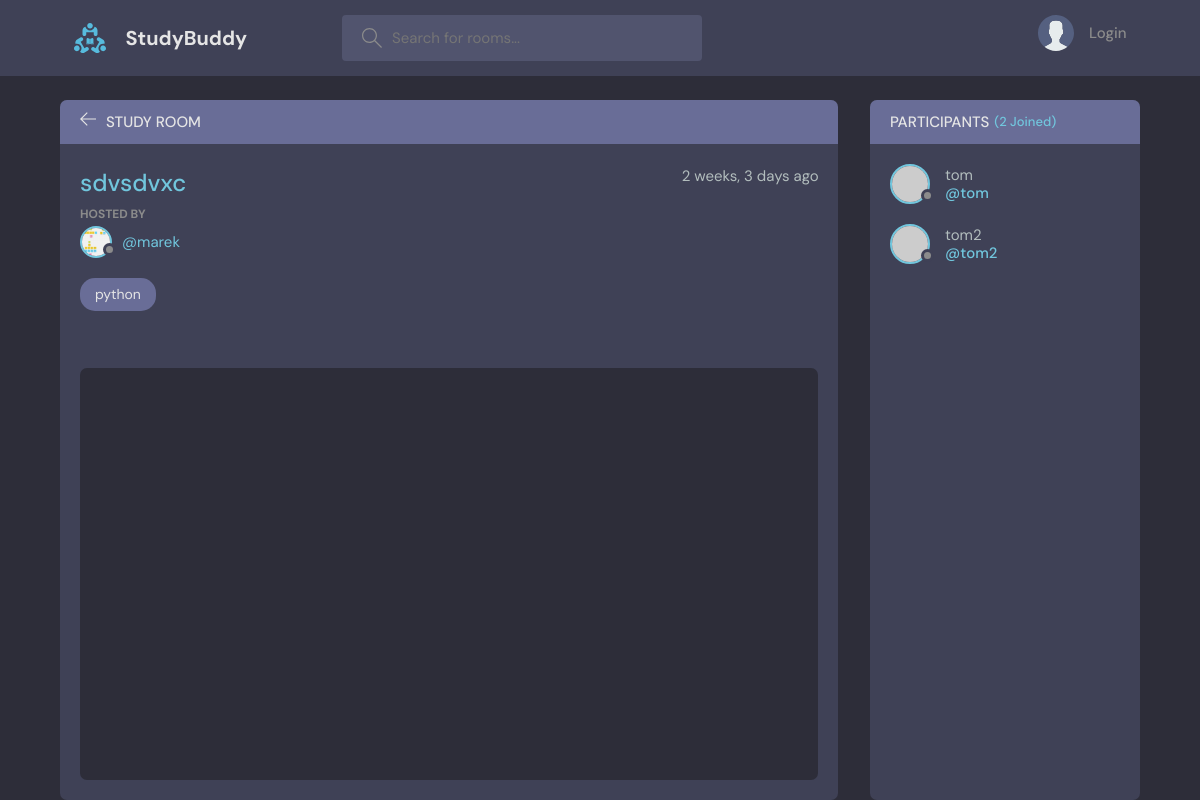
Page /room/2/ on the committed database.
### base/models.py (models this page shows, shortened)
class Room(models.Model):
    host = models.ForeignKey(User, on_delete=models.SET_NULL, null=True)
    topic = models.ForeignKey(Topic, on_delete=models.SET_NULL, null=True)
    name = models.CharField(max_length =200)
    description = models.TextField(null=True, blank=True)
    participants = models.ManyToManyField(User, related_name='participants', blank=True)
    updated = models.DateTimeField(auto_now=True)
    created = models.DateTimeField(auto_now_add=True)
    class Meta:
        ordering = ['-updated', 'created']

class User(AbstractUser):
    name = models.CharField(max_length = 200, null=True)
    email = models.EmailField(unique=True, null=True)
    bio = models.TextField(null=True)
    avatar = models.ImageField(null=True, default="avatar.svg")
    USERNAME_FIELD = 'email'
    REQUIRED_FIELDS = []

class Topic(models.Model):
    name = models.CharField(max_length=200)
    def __str__(self):
        return self.name

### base/views.py (the view, shortened to what this page needs)
# urls.py: path('room/<str:pk>/', views.room, name = "room-detail"),
def room(request, pk):
    room=Room.objects.get(id=pk)
    room_messages = room.message_set.all().order_by('-created')
    room_participants = room.participants.all()
    context={'room':room, 'room_messages':room_messages, 'participants':room_participants}
    return render(request,'base/room.html', context)

### base/templates/base/room.html (shortened to what this page needs)
{% extends 'main.html' %}
{% block content %}
    <main class="profile-page layout layout--2">
      <div class="container">
        <div class="room">
          <div class="room__top">
            <div class="room__topLeft">
              <a href="{% url 'home' %}">
                <svg version="1.1" xmlns="http://www.w3.org/2000/svg" width="32" height="32" viewBox="0 0 32 32">
                  <title>arrow-left</title>
                  <path
                    d="M13.723 2.286l-13.723 13.714 13.719 13.714 1.616-1.611-10.96-10.96h27.625v-2.286h-27.625l10.965-10.965-1.616-1.607z"
                  ></path>
                </svg>
              </a>
              <h3>Study Room</h3>
            </div>
          </div>
          <div class="room__box scroll">
            <div class="room__header scroll">
              <div class="room__info">
                <h3>{{room.name}}</h3>
                <span>{{room.created|timesince}} ago</span>
              </div>
              <div class="room__hosted">
                <p>Hosted By</p>
                <a href="{%url 'user-profile' room.host.id %}" class="room__author">
                  <div class="avatar avatar--small">
                    <img src="{{room.host.avatar.url}}" />
                  </div>
                  <span>@{{room.host.username}}</span>
                </a>
              </div>
              <span class="room__topics">{{room.topic}}</span>
            </div>
            <div class="room__conversation">
              <div class="threads scroll">
              </div>
            </div>
          </div>
        </div>
        <div class="participants">
            <h3 class="participants__top">Participants <span>({{participants.count}} Joined)</span></h3>
            <div class="participants__list scroll">
              {% for participant in participants %}
                <a href="{% url 'user-profile' participant.id %}" class="participant">
                  <div class="avatar avatar--medium">
                    <img src="https://randomuser.me/api/portraits/men/37.jpg" />
                  </div>
                  <p>
                    {{participant.username}}
                    <span>@{{participant.username}}</span>
                  </p>
                </a>
              {% endfor %}
            </div>
        </div>
      </div>
    </main>
{% endblock%}

### static/styles/style.css (style rules this page uses)
:root { --color-main: #71c6dd; --color-main-light: #e1f6fb; --color-dark: #3f4156; --color-dark-medium: #51546e; --color-dark-light: #696d97; --color-light: #e5e5e5; --color-gray: #8b8b8b; --color-light-gray: #b2bdbd; --color-bg: #2d2d39; --color-success: #5dd693; --color-error: #fc4b0b; }
* { font-family: "DM Sans", -apple-system, BlinkMacSystemFont, "Segoe UI", Roboto, Oxygen, Ubuntu, Cantarell, "Open Sans", "Helvetica Neue", sans-serif; margin: 0; padding: 0; box-sizing: border-box; text-rendering: optimizeLegibility; font-size: inherit; }
html { font-size: 56.25%; }
@media only screen and (min-width: 1200px) { html { font-size: 62.5%; } }
body { line-height: 1.6; font-weight: 400; font-size: 1.5rem; color: var(--color-light-gray); background-color: var(--color-bg); min-height: 100vh; }
img { width: 100%; }
a { display: inline-block; color: var(--color-main); text-decoration: none; }
.container { max-width: 120rem; width: 90%; margin: auto; }
.avatar { position: relative; display: inline-block; border-radius: 50%; border: 2px solid var(--color-main); }
.avatar img { display: block; border-radius: 50%; object-fit: cover; object-position: center; }
.avatar::after { content: ""; display: block; position: absolute; background-color: var(--color-gray); z-index: 111; border-radius: 50%; border: 0.3rem solid var(--color-dark); }
.avatar.avatar--small img { width: 2.8rem; height: 2.8rem; }
.avatar.avatar--small:after { width: 0.7rem; height: 0.7rem; bottom: 0px; right: -6px; }
.avatar.avatar--medium img { width: 3.6rem; height: 3.6rem; border-radius: 50%; }
.avatar.avatar--medium:after { width: 0.7rem; height: 0.7rem; bottom: 0px; right: -6px; }
.layout { margin-top: 2.4rem; }
.layout > .container { display: flex; justify-content: space-between; align-items: flex-start; }
.layout--2 > .container > div:first-child { flex-basis: 72%; }
.layout--2 > .container > div:last-child { flex-basis: 25%; }
.room, .participants { background: var(--color-dark); max-height: 87.5vh; border-radius: 0.7rem; overflow: hidden; position: relative; }
.room__top, .participants__top { background: var(--color-dark-light); display: flex; justify-content: space-between; align-items: center; padding: 1rem 2rem; position: relative; }
.room__top svg, .thread__top svg { width: 1.6rem; height: 1.6rem; fill: var(--color-light); cursor: pointer; }
.room__topLeft { display: flex; align-items: flex-end; gap: 1rem; }
.room__topLeft h3, .participants__top { text-transform: uppercase; font-weight: 500; color: var(--color-light); }
.room__topLeft svg { width: 1.6rem; height: 1.6rem; fill: var(--color-light); }
.room__header { max-height: 30vh; overflow-y: auto; position: absolute; width: 95%; background: var(--color-dark); z-index: 999; top: 4.4rem; padding-top: 2rem; padding-bottom: 1rem; }
.room__box { padding-left: 2rem; padding-right: 2rem; height: 80.5vh; padding-bottom: 0; }
.room__info { display: flex; justify-content: space-between; }
.room__info h3 { font-size: 2.4rem; font-weight: 500; color: var(--color-main); }
.room__hosted p { text-transform: uppercase; color: var(--color-gray); font-size: 1.2rem; font-weight: 700; line-height: 2; }
.room__author { display: flex; gap: 1rem; align-items: center; margin-bottom: 1rem; transition: all 0.3s ease-in-out; }
.room__topics { padding: 0.5rem 1.5rem; background: var(--color-dark-light); color: var(--color-light); display: inline-block; font-size: 1.4rem; border-radius: 1.5rem; margin: 1rem 0; }
.room__conversation { margin-top: 1rem; margin-bottom: 4rem; height: 64%; }
.threads { background: var(--color-bg); border-radius: 0.7rem; overflow-y: auto; height: 100%; margin-top: 28vh; padding: 0 2rem 4rem 2rem; }
.participants__top span { color: var(--color-main); font-size: 1.3rem; text-transform: none; }
.participants__top { justify-content: flex-start; gap: 0.5rem; }
.participants__list { padding: 2rem; height: 82.5vh; overflow-y: scroll; padding-bottom: 0; }
.participant { display: flex; align-items: center; gap: 1.5rem; margin-bottom: 2rem; }
.participant p { color: var(--color-light-gray); line-height: 1.2; }
.participant span { display: block; font-weight: 500; color: var(--color-main); font-weight: 1.4rem; }

### rows in the picture
Room: name "sdvsdvxc", created "2 weeks, 3 days", host.avatar (picture), host.username "marek", topic "python"
User: username "tom"
User: username "tom2"

### other values in the picture
{{ participants.count }} "2"
